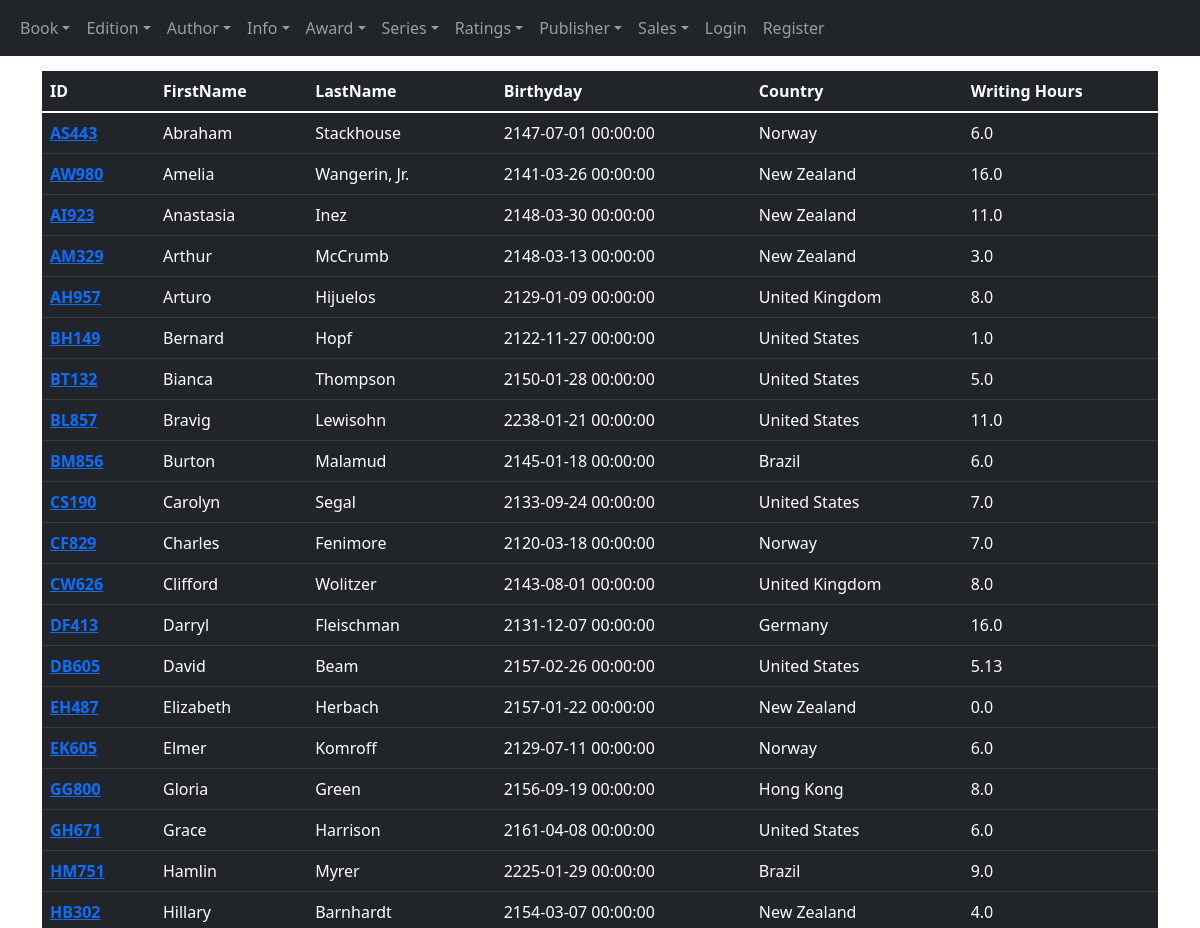
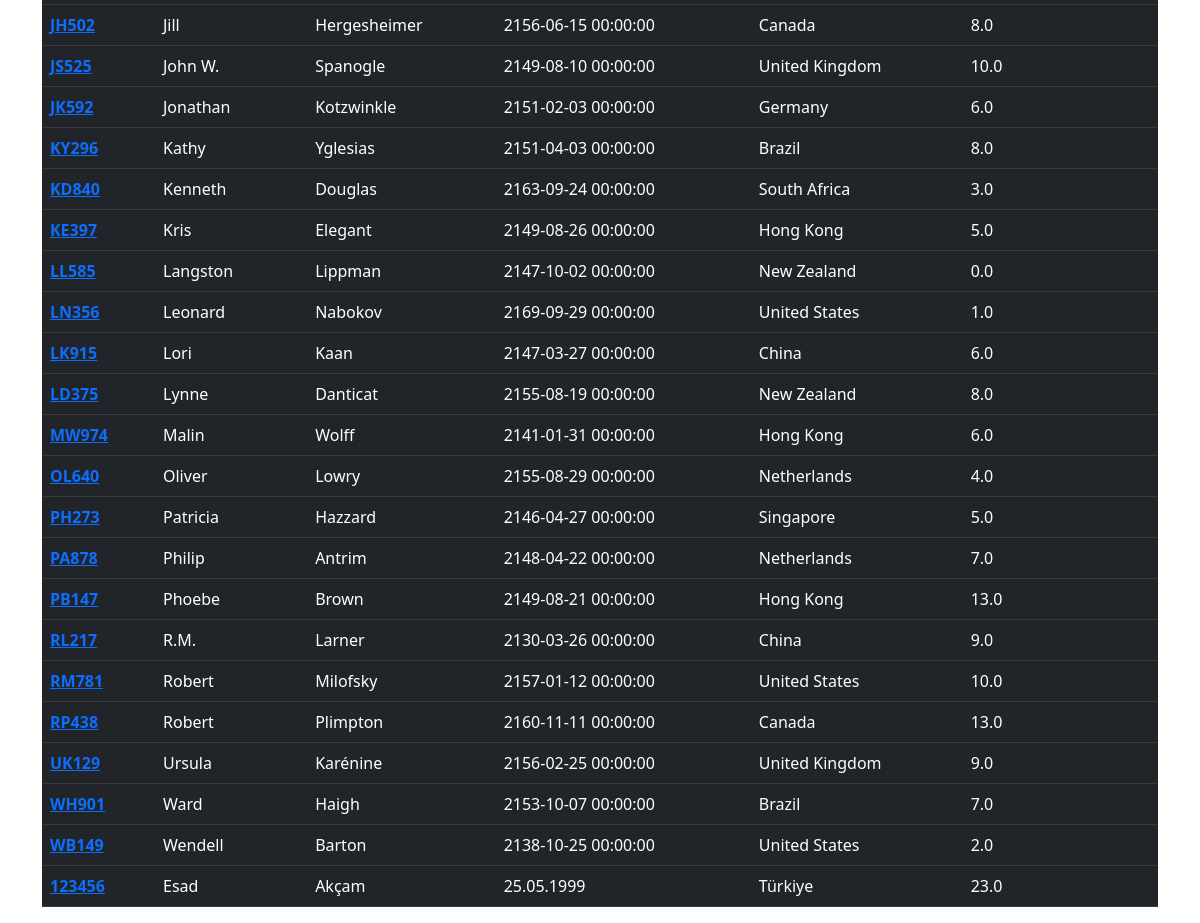
The app's page /author/showauthor with its own data (2 pictures, top to bottom).
### tables this page shows
CREATE TABLE "AUTHOR" (
	"AuthID"	TEXT,
	"FirstName"	TEXT,
	"LastName"	TEXT,
	"Birthday"	TIMESTAMP,
	"CountryOfResidence"	TEXT,
	"HrsWritingPerDay"	REAL,
	PRIMARY KEY("AuthID")
);

### server.py (the view)
@app.route("/author/showauthor")
def showauthor():
    rows = db.show_all_authors()
    return render_template("./author/show_authors.html", rows=rows)

### Database.py (called while the page is built)
    def __connect_database(self):
        con = sqlite3.connect(self.databaseName)
        con.row_factory = sqlite3.Row
        return con

    def show_all_authors(self):
        cur = self.__connect_database().cursor()
        cur.execute("SELECT * FROM Author")
        return cur.fetchall()

### templates/author/show_authors.html (shortened to what this page needs)
{% extends "layout.html" %}
{% block Body %}
<div class="container" style="padding-top: 15px;">
    <div class="table-responsive">
        <table class="table table-hover table-dark" , style="width: 100%">
            <thead>
                <tr>
                    <th scope="col">ID</th>
                    <th scope="col">FirstName</th>
                    <th scope="col">LastName</th>
                    <th scope="col">Birthyday</th>
                    <th scope="col">Country</th>
                    <th scope="col">Writing Hours</th>
                </tr>
            </thead>
            <tbody>
                {% for row in rows %}
                <tr>
                    <th scope="row"><a href='update_author{{row["AuthId"]}}'>{{row["AuthId"]}}</a></th>
                    <td>{{row["FirstName"]}}</td>
                    <td>{{row["LastName"]}}</td>
                    <td>{{row["Birthday"]}}</td>
                    <td>{{row["CountryOfResidence"]}}</td>
                    <td>{{row["HrsWritingPerDay"]}}</td>
                </tr>
                {% endfor %}
            </tbody>
        </table>
    </div>
</div>
{% endblock %}

### templates/layout.html (shortened to what this page needs)
<!DOCTYPE html>
<html lang="en">
<head>
    <link href="https://cdn.jsdelivr.net/npm/bootstrap@5.1.3/dist/css/bootstrap.min.css" rel="stylesheet"
>
</head>
<body>
    {%include "includes/navbar.html" %}
    {% block Body %}{% endblock %}
</body>
</html>

### templates/includes/navbar.html (shortened to what this page needs)
<nav class="navbar navbar-expand-sm navbar-dark bg-dark" aria-label="Third navbar example">
    <div class="container-fluid">
        <div class="collapse navbar-collapse" id="navbarsExample03">
            <ul class="navbar-nav me-auto mb-2 mb-sm-0">
                <li class="nav-item dropdown">
                    <a class="nav-link dropdown-toggle" href="#" id="dropdown03" data-bs-toggle="dropdown"
                        aria-expanded="false">Book</a>
                </li>
                <li class="nav-item dropdown">
                    <a class="nav-link dropdown-toggle" href="#" id="dropdown03" data-bs-toggle="dropdown"
                        aria-expanded="false">Edition</a>
                </li>
                <li class="nav-item dropdown">
                    <a class="nav-link dropdown-toggle" href="#" id="dropdown03" data-bs-toggle="dropdown"
                        aria-expanded="false">Author</a>
                </li>
                <li class="nav-item dropdown">
                    <a class="nav-link dropdown-toggle" href="#" id="dropdown03" data-bs-toggle="dropdown"
                        aria-expanded="false">Info</a>
                </li>
                <li class="nav-item dropdown">
                    <a class="nav-link dropdown-toggle" href="#" id="dropdown03" data-bs-toggle="dropdown"
                        aria-expanded="false">Award</a>
                </li>
                <li class="nav-item dropdown">
                    <a class="nav-link dropdown-toggle" href="#" id="dropdown03" data-bs-toggle="dropdown"
                        aria-expanded="false">Series</a>
                </li>
                <li class="nav-item dropdown">
                    <a class="nav-link dropdown-toggle" href="#" id="dropdown03" data-bs-toggle="dropdown"
                        aria-expanded="false">Ratings</a>
                </li>
                <li class="nav-item dropdown">
                    <a class="nav-link dropdown-toggle" href="#" id="dropdown03" data-bs-toggle="dropdown"
                        aria-expanded="false">Publisher</a>
                </li>
                <li class="nav-item dropdown">
                    <a class="nav-link dropdown-toggle" href="#" id="dropdown03" data-bs-toggle="dropdown"
                        aria-expanded="false">Sales</a>
                </li>
                {%if session["logged_in"]%}
                <li class="nav-item">
                    <a class="nav-link" href="/logout">Logout</a>
                </li>
                <li class="nav-item">
                    <a class="nav-link" href="/unregister">Unregister</a>
                </li>
                {%else%}
                <li class="nav-item">
                    <a class="nav-link" href="/login">Login</a>
                </li>
                <li class="nav-item">
                    <a class="nav-link" href="/register">Register</a>
                </li>
                {%endif%}
            </ul>
        </div>
    </div>
</nav>

### records on screen
AUTHOR: AuthId "AS443", FirstName "Abraham", LastName "Stackhouse", Birthday "2147-07-01 00:00:00", CountryOfResidence "Norway", HrsWritingPerDay "6.0"
AUTHOR: AuthId "AW980", FirstName "Amelia", LastName "Wangerin, Jr.", Birthday "2141-03-26 00:00:00", CountryOfResidence "New Zealand", HrsWritingPerDay "16.0"
AUTHOR: AuthId "AI923", FirstName "Anastasia", LastName "Inez", Birthday "2148-03-30 00:00:00", CountryOfResidence "New Zealand", HrsWritingPerDay "11.0"
AUTHOR: AuthId "AM329", FirstName "Arthur", LastName "McCrumb", Birthday "2148-03-13 00:00:00", CountryOfResidence "New Zealand", HrsWritingPerDay "3.0"
AUTHOR: AuthId "AH957", FirstName "Arturo", LastName "Hijuelos", Birthday "2129-01-09 00:00:00", CountryOfResidence "United Kingdom", HrsWritingPerDay "8.0"
AUTHOR: AuthId "BH149", FirstName "Bernard", LastName "Hopf", Birthday "2122-11-27 00:00:00", CountryOfResidence "United States", HrsWritingPerDay "1.0"
AUTHOR: AuthId "BT132", FirstName "Bianca", LastName "Thompson", Birthday "2150-01-28 00:00:00", CountryOfResidence "United States", HrsWritingPerDay "5.0"
AUTHOR: AuthId "BL857", FirstName "Bravig", LastName "Lewisohn", Birthday "2238-01-21 00:00:00", CountryOfResidence "United States", HrsWritingPerDay "11.0"
AUTHOR: AuthId "BM856", FirstName "Burton", LastName "Malamud", Birthday "2145-01-18 00:00:00", CountryOfResidence "Brazil", HrsWritingPerDay "6.0"
AUTHOR: AuthId "CS190", FirstName "Carolyn", LastName "Segal", Birthday "2133-09-24 00:00:00", CountryOfResidence "United States", HrsWritingPerDay "7.0"
AUTHOR: AuthId "CF829", FirstName "Charles", LastName "Fenimore", Birthday "2120-03-18 00:00:00", CountryOfResidence "Norway", HrsWritingPerDay "7.0"
AUTHOR: AuthId "CW626", FirstName "Clifford", LastName "Wolitzer", Birthday "2143-08-01 00:00:00", CountryOfResidence "United Kingdom", HrsWritingPerDay "8.0"
AUTHOR: AuthId "DF413", FirstName "Darryl", LastName "Fleischman", Birthday "2131-12-07 00:00:00", CountryOfResidence "Germany", HrsWritingPerDay "16.0"
AUTHOR: AuthId "DB605", FirstName "David", LastName "Beam", Birthday "2157-02-26 00:00:00", CountryOfResidence "United States", HrsWritingPerDay "5.13"
AUTHOR: AuthId "EH487", FirstName "Elizabeth", LastName "Herbach", Birthday "2157-01-22 00:00:00", CountryOfResidence "New Zealand", HrsWritingPerDay "0.0"
AUTHOR: AuthId "EK605", FirstName "Elmer", LastName "Komroff", Birthday "2129-07-11 00:00:00", CountryOfResidence "Norway", HrsWritingPerDay "6.0"
AUTHOR: AuthId "GG800", FirstName "Gloria", LastName "Green", Birthday "2156-09-19 00:00:00", CountryOfResidence "Hong Kong", HrsWritingPerDay "8.0"
AUTHOR: AuthId "GH671", FirstName "Grace", LastName "Harrison", Birthday "2161-04-08 00:00:00", CountryOfResidence "United States", HrsWritingPerDay "6.0"
AUTHOR: AuthId "HM751", FirstName "Hamlin", LastName "Myrer", Birthday "2225-01-29 00:00:00", CountryOfResidence "Brazil", HrsWritingPerDay "9.0"
AUTHOR: AuthId "HB302", FirstName "Hillary", LastName "Barnhardt", Birthday "2154-03-07 00:00:00", CountryOfResidence "New Zealand", HrsWritingPerDay "4.0"
AUTHOR: AuthId "JH502", FirstName "Jill", LastName "Hergesheimer", Birthday "2156-06-15 00:00:00", CountryOfResidence "Canada", HrsWritingPerDay "8.0"
AUTHOR: AuthId "JS525", FirstName "John W.", LastName "Spanogle", Birthday "2149-08-10 00:00:00", CountryOfResidence "United Kingdom", HrsWritingPerDay "10.0"
AUTHOR: AuthId "JK592", FirstName "Jonathan", LastName "Kotzwinkle", Birthday "2151-02-03 00:00:00", CountryOfResidence "Germany", HrsWritingPerDay "6.0"
AUTHOR: AuthId "KY296", FirstName "Kathy", LastName "Yglesias", Birthday "2151-04-03 00:00:00", CountryOfResidence "Brazil", HrsWritingPerDay "8.0"
AUTHOR: AuthId "KD840", FirstName "Kenneth", LastName "Douglas", Birthday "2163-09-24 00:00:00", CountryOfResidence "South Africa", HrsWritingPerDay "3.0"
AUTHOR: AuthId "KE397", FirstName "Kris", LastName "Elegant", Birthday "2149-08-26 00:00:00", CountryOfResidence "Hong Kong", HrsWritingPerDay "5.0"
AUTHOR: AuthId "LL585", FirstName "Langston", LastName "Lippman", Birthday "2147-10-02 00:00:00", CountryOfResidence "New Zealand", HrsWritingPerDay "0.0"
AUTHOR: AuthId "LN356", FirstName "Leonard", LastName "Nabokov", Birthday "2169-09-29 00:00:00", CountryOfResidence "United States", HrsWritingPerDay "1.0"
AUTHOR: AuthId "LK915", FirstName "Lori", LastName "Kaan", Birthday "2147-03-27 00:00:00", CountryOfResidence "China", HrsWritingPerDay "6.0"
AUTHOR: AuthId "LD375", FirstName "Lynne", LastName "Danticat", Birthday "2155-08-19 00:00:00", CountryOfResidence "New Zealand", HrsWritingPerDay "8.0"
AUTHOR: AuthId "MW974", FirstName "Malin", LastName "Wolff", Birthday "2141-01-31 00:00:00", CountryOfResidence "Hong Kong", HrsWritingPerDay "6.0"
AUTHOR: AuthId "OL640", FirstName "Oliver", LastName "Lowry", Birthday "2155-08-29 00:00:00", CountryOfResidence "Netherlands", HrsWritingPerDay "4.0"
AUTHOR: AuthId "PH273", FirstName "Patricia", LastName "Hazzard", Birthday "2146-04-27 00:00:00", CountryOfResidence "Singapore", HrsWritingPerDay "5.0"
AUTHOR: AuthId "PA878", FirstName "Philip", LastName "Antrim", Birthday "2148-04-22 00:00:00", CountryOfResidence "Netherlands", HrsWritingPerDay "7.0"
AUTHOR: AuthId "PB147", FirstName "Phoebe", LastName "Brown", Birthday "2149-08-21 00:00:00", CountryOfResidence "Hong Kong", HrsWritingPerDay "13.0"
AUTHOR: AuthId "RL217", FirstName "R.M.", LastName "Larner", Birthday "2130-03-26 00:00:00", CountryOfResidence "China", HrsWritingPerDay "9.0"
AUTHOR: AuthId "RM781", FirstName "Robert", LastName "Milofsky", Birthday "2157-01-12 00:00:00", CountryOfResidence "United States", HrsWritingPerDay "10.0"
AUTHOR: AuthId "RP438", FirstName "Robert", LastName "Plimpton", Birthday "2160-11-11 00:00:00", CountryOfResidence "Canada", HrsWritingPerDay "13.0"
AUTHOR: AuthId "UK129", FirstName "Ursula", LastName "Karénine", Birthday "2156-02-25 00:00:00", CountryOfResidence "United Kingdom", HrsWritingPerDay "9.0"
AUTHOR: AuthId "WH901", FirstName "Ward", LastName "Haigh", Birthday "2153-10-07 00:00:00", CountryOfResidence "Brazil", HrsWritingPerDay "7.0"
AUTHOR: AuthId "WB149", FirstName "Wendell", LastName "Barton", Birthday "2138-10-25 00:00:00", CountryOfResidence "United States", HrsWritingPerDay "2.0"
AUTHOR: AuthId "123456", FirstName "Esad", LastName "Akçam", Birthday "25.05.1999", CountryOfResidence "Türkiye", HrsWritingPerDay "23.0"
